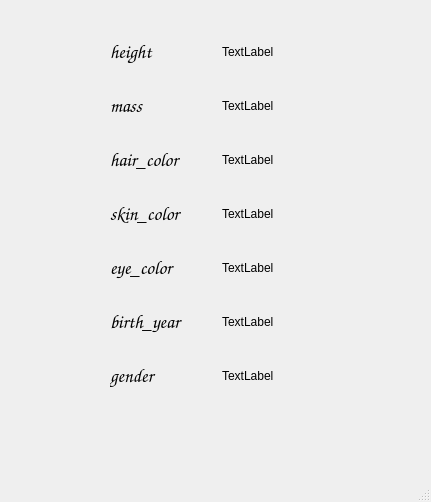
<?xml version="1.0" encoding="UTF-8"?>
<ui version="4.0">
 <class>SecondWindow</class>
 <widget class="QMainWindow" name="SecondWindow">
  <property name="geometry">
   <rect>
    <x>0</x>
    <y>0</y>
    <width>431</width>
    <height>502</height>
   </rect>
  </property>
  <property name="windowTitle">
   <string>MainWindow</string>
  </property>
  <widget class="QWidget" name="centralwidget">
   <widget class="QWidget" name="formLayoutWidget">
    <property name="geometry">
     <rect>
      <x>100</x>
      <y>10</y>
      <width>251</width>
      <height>435</height>
     </rect>
    </property>
    <layout class="QFormLayout" name="formLayout">
     <property name="horizontalSpacing">
      <number>40</number>
     </property>
     <property name="verticalSpacing">
      <number>30</number>
     </property>
     <property name="leftMargin">
      <number>10</number>
     </property>
     <property name="topMargin">
      <number>30</number>
     </property>
     <item row="0" column="1">
      <widget class="QLabel" name="label_height">
       <property name="text">
        <string>TextLabel</string>
       </property>
      </widget>
     </item>
     <item row="1" column="1">
      <widget class="QLabel" name="label_mass">
       <property name="text">
        <string>TextLabel</string>
       </property>
      </widget>
     </item>
     <item row="2" column="1">
      <widget class="QLabel" name="label_hair">
       <property name="text">
        <string>TextLabel</string>
       </property>
      </widget>
     </item>
     <item row="3" column="1">
      <widget class="QLabel" name="label_skin">
       <property name="text">
        <string>TextLabel</string>
       </property>
      </widget>
     </item>
     <item row="4" column="1">
      <widget class="QLabel" name="label_eye">
       <property name="text">
        <string>TextLabel</string>
       </property>
      </widget>
     </item>
     <item row="5" column="1">
      <widget class="QLabel" name="label_birth">
       <property name="text">
        <string>TextLabel</string>
       </property>
      </widget>
     </item>
     <item row="6" column="1">
      <widget class="QLabel" name="label_gender">
       <property name="text">
        <string>TextLabel</string>
       </property>
      </widget>
     </item>
     <item row="0" column="0">
      <widget class="QLabel" name="label">
       <property name="font">
        <font>
         <family>Comic Sans MS</family>
         <pointsize>14</pointsize>
         <weight>75</weight>
         <italic>true</italic>
         <bold>true</bold>
        </font>
       </property>
       <property name="text">
        <string>height</string>
       </property>
      </widget>
     </item>
     <item row="1" column="0">
      <widget class="QLabel" name="label_3">
       <property name="font">
        <font>
         <family>Comic Sans MS</family>
         <pointsize>14</pointsize>
         <weight>75</weight>
         <italic>true</italic>
         <bold>true</bold>
        </font>
       </property>
       <property name="text">
        <string>mass</string>
       </property>
      </widget>
     </item>
     <item row="2" column="0">
      <widget class="QLabel" name="label_4">
       <property name="font">
        <font>
         <family>Comic Sans MS</family>
         <pointsize>14</pointsize>
         <weight>75</weight>
         <italic>true</italic>
         <bold>true</bold>
        </font>
       </property>
       <property name="text">
        <string>hair_color</string>
       </property>
      </widget>
     </item>
     <item row="3" column="0">
      <widget class="QLabel" name="label_5">
       <property name="font">
        <font>
         <family>Comic Sans MS</family>
         <pointsize>14</pointsize>
         <weight>75</weight>
         <italic>true</italic>
         <bold>true</bold>
        </font>
       </property>
       <property name="text">
        <string>skin_color</string>
       </property>
      </widget>
     </item>
     <item row="4" column="0">
      <widget class="QLabel" name="label_6">
       <property name="font">
        <font>
         <family>Comic Sans MS</family>
         <pointsize>14</pointsize>
         <weight>75</weight>
         <italic>true</italic>
         <bold>true</bold>
        </font>
       </property>
       <property name="text">
        <string>eye_color</string>
       </property>
      </widget>
     </item>
     <item row="5" column="0">
      <widget class="QLabel" name="label_7">
       <property name="font">
        <font>
         <family>Comic Sans MS</family>
         <pointsize>14</pointsize>
         <weight>75</weight>
         <italic>true</italic>
         <bold>true</bold>
        </font>
       </property>
       <property name="text">
        <string>birth_year</string>
       </property>
      </widget>
     </item>
     <item row="6" column="0">
      <widget class="QLabel" name="label_8">
       <property name="font">
        <font>
         <family>Comic Sans MS</family>
         <pointsize>14</pointsize>
         <weight>75</weight>
         <italic>true</italic>
         <bold>true</bold>
        </font>
       </property>
       <property name="text">
        <string>gender</string>
       </property>
      </widget>
     </item>
    </layout>
   </widget>
  </widget>
  <widget class="QMenuBar" name="menubar">
   <property name="geometry">
    <rect>
     <x>0</x>
     <y>0</y>
     <width>431</width>
     <height>26</height>
    </rect>
   </property>
  </widget>
  <widget class="QStatusBar" name="statusbar"/>
 </widget>
 <resources/>
 <connections/>
</ui>
